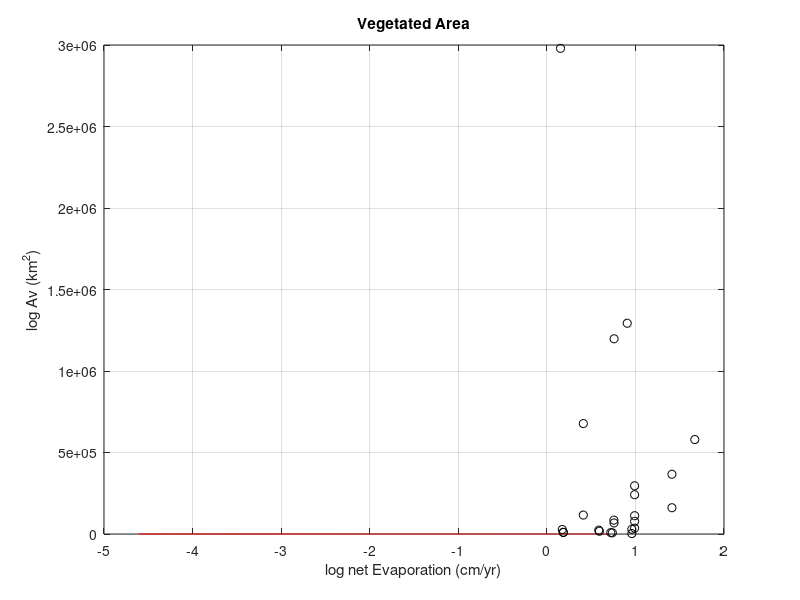

This chart was generated by the following MATLAB code:
%% input parameters for PDE
D=10^3; %Diffusivity 
Sc=72; %Salinity concentration at tree death. (Cintron et al 1978) (ppt)
So=35; % (ppt ocean salinity average)
ETnet=linspace(0.01,2,2000); %cm/yr

%n=length(ETnet)
%for i=1:n
Av=log((Sc-So)*2*pi*D)-log(ETnet);
%Av=log((Sc-So)*2*pi*D)-log(ETnet);
%end

%px = [17.41 72.17 73.91 59.25 58.64 75.82 75.69 18.55 18.55 15.41 75.91 99.08 95.92 99.08 99.08 99.08 99.08 41.15 167.03 41.15 141.22 141.22 90.74 95.92];
%py = [27650 8487 7174 17014 23700 67701 85012 9217.9 10824.5 2979571 1197621 295857 29122 241064 112319 77654 35737 116179 579468 677416 161227 366635 1293025 2578];   

px = [.1741 .7217 .7391 .5925 .5864 .7582 .7569 .1855 .1855 .1541 .7591 .9908 .9592 .9908 .9908 .9908 .9908 .4115 1.6703 .4115 1.4122 1.4122 .9074 .9592];% -47.88 -47.67 -51.57 -51.57 -7.67];
py = [27650 8487 7174 17014 23700 67701 85012 9217.9 10824.5 2979571 1197621 295857 29122 241064 112319 77654 35737 116179 579468 677416 161227 366635 1293025 2578];% 73078 170271 94668 116199 335447]; 
%px = [log(17.41) log(72.17) log(73.91) log(59.25) log(58.64) log(75.82) log(75.69) log(18.55) log(18.55) log(15.41) log(75.91) log(99.08) log(95.92) log(99.08) log(99.08) log(99.08) log(99.08) log(41.15) log(167.03) log(41.15) log(141.22) log(141.22) log(90.74) log(95.92)]% centimeters -47.88 -47.67 -51.57 -51.57 -7.67];
%py = [log(27650) log(8487) log(7174) log(17014) log(23700) log(67701) log(85012) log(9217.9) log(10824.5) log(2979571) log(1197621) log(295857) log(29122) log(241064) log(112319) log(77654) log(35737) log(116179) log(579468) log(677416) log(161227) log(366635) log(1293025) log(2578)] %73078 170271 94668 116199 335447];   


figure (1)
%plot(ETnet,Av*10^-6,'b',px,py*10^-6,'ko')
plot(log(ETnet),Av,'r',px,py,'ko')
%loglog(ETnet,Av,'r')%,px,py,'ro')

hold on

xlabel('log net Evaporation (cm/yr)')
 ylabel('log Av (km^2)')
 title('Vegetated Area')
 grid on
 %legend('S= 35 ppt','So= 40 ppt')
 %axis([0 6 0 20])
